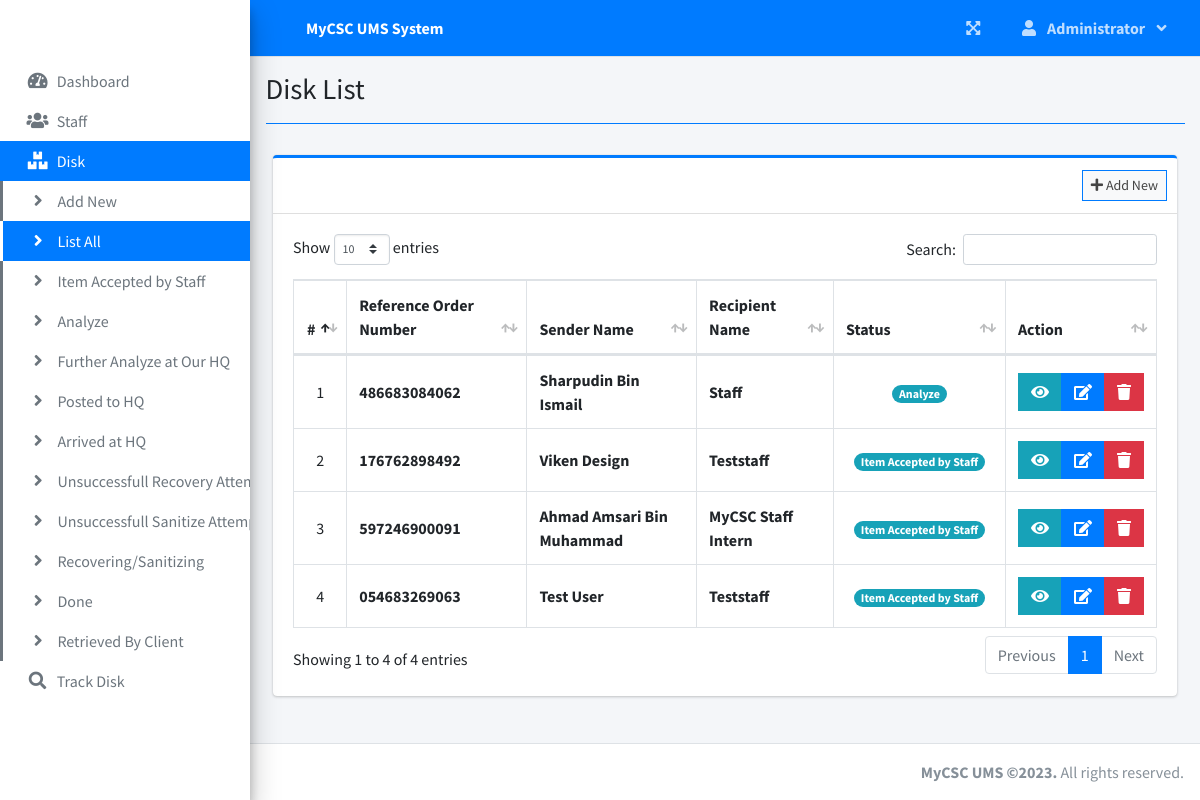
The page /indexmin.php?page=disk_list (signed in) on the database its author committed.
### tables this page shows
CREATE TABLE `disk` (
  `id` int(30) NOT NULL,
  `reference_number` varchar(100) NOT NULL,
  `sender_name` text NOT NULL,
  `sender_email` varchar(120) NOT NULL,
  `sender_ic` text NOT NULL,
  `sender_contact` text NOT NULL,
  `recipient_name` text NOT NULL,
  `recipient_email` varchar(120) NOT NULL,
  `recipient_contact` text NOT NULL,
  `type` int(1) NOT NULL COMMENT '1 = Recovery, 2=Sanitizzation',
  `from_branch_id` varchar(30) NOT NULL,
  `to_branch_id` varchar(30) NOT NULL,
  `hardware` varchar(100) NOT NULL,
  `serial` varchar(100) NOT NULL,
  `model` varchar(100) NOT NULL,
  `storage` varchar(100) NOT NULL,
  `price` float NOT NULL,
  `status` int(2) NOT NULL DEFAULT 0,
  `date_created` datetime NOT NULL DEFAULT current_timestamp()
);

### disk_list.php (the view, shortened to what this page needs)
<?php include'db_connect.php' ?>
<div class="col-lg-12">
	<div class="card card-outline card-primary">
		<div class="card-header">
			<div class="card-tools">
				<a class="btn btn-block btn-sm btn-default btn-flat border-primary " href="./indexmin.php?page=new_disk"><i class="fa fa-plus"></i> Add New</a>
			</div>
		</div>
		<div class="card-body">
			<table class="table tabe-hover table-bordered" id="list">
				<!-- <colgroup>
					<col width="5%">
					<col width="15%">
					<col width="25%">
					<col width="25%">
					<col width="15%">
				</colgroup> -->
				<thead>
					<tr>
						<th class="text-center">#</th>
						<th>Reference Order Number</th>
						<th>Sender Name</th>
						<th>Recipient Name</th>
						<th>Status</th>
						<th>Action</th>
					</tr>
				</thead>
				<tbody>
					<?php
					$i = 1;
					$where = "";
					$qry = $conn->query("SELECT * from disk $where order by  unix_timestamp(date_created) desc ");
					while($row= $qry->fetch_assoc()):
					?>
					<tr>
						<td class="text-center"><?php echo $i++ ?></td>
						<td><b><?php echo ($row['reference_number']) ?></b></td>
						<td><b><?php echo ucwords($row['sender_name']) ?></b></td>
						<td><b><?php echo ucwords($row['recipient_name']) ?></b></td>
						<td class="text-center">
							<?php
							switch ($row['status']) {
								case '1':
									echo "<span class='badge badge-pill badge-info'> Analyze</span>";
									break;
								default:
									echo "<span class='badge badge-pill badge-info'> Item Accepted by Staff</span>";
									break;
							}
							?>
						</td>
						<td class="text-center">
		                    <div class="btn-group">
		                    	<button type="button" class="btn btn-info btn-flat view_disk" data-id="<?php echo $row['id'] ?>">
		                          <i class="fas fa-eye"></i>
		                        </button>
		                        <a href="indexmin.php?page=edit_disk&id=<?php echo $row['id'] ?>" class="btn btn-primary btn-flat ">
		                          <i class="fas fa-edit"></i>
		                        </a>
		                        <button type="button" class="btn btn-danger btn-flat delete_disk" data-id="<?php echo $row['id'] ?>">
		                          <i class="fas fa-trash"></i>
		                        </button>
	                      </div>
						</td>
					</tr>
				<?php endwhile; ?>
				</tbody>
			</table>
		</div>
	</div>
</div>

### indexmin.php (shortened to what this page needs)
<!DOCTYPE html>
<html lang="en">
<?php
	include 'header.php'
?>
<body class="hold-transition sidebar-mini layout-fixed layout-navbar-fixed layout-footer-fixed">
<div class="wrapper">
  <?php include 'topbar.php' ?>
  <?php include 'sidebar.php' ?>
  <div class="content-wrapper">
    <div class="content-header">
      <div class="container-fluid">
        <div class="row mb-2">
          <div class="col-sm-6">
            <h1 class="m-0"><?php echo $title ?></h1>
          </div>
        </div>
            <hr class="border-primary">
      </div>
    </div>
    <section class="content">
      <div class="container-fluid">
         <?php
            $page = isset($_GET['page']) ? $_GET['page'] : 'home';
            if(!file_exists($page.".php")){
                include '404.html';
            }else{
            include $page.'.php';
            }
          ?>
      </div>
    </section>
  </div>
  <footer class="main-footer">
    <div class="float-right d-none d-sm-inline-block">
	<strong>MyCSC UMS &copy;<script>document.write(new Date().getFullYear());</script>.</strong>
    All rights reserved.
    </div>
  </footer>
</div>
</body>
</html>

### header.php (shortened to what this page needs)
<head>
  <?php
  $title = isset($_GET['page']) ? ucwords(str_replace("_", ' ', $_GET['page'])) : "Home";
  $title = str_replace("Persons Companies","Persons/Companies",$title);
  ?>
  <link rel="stylesheet" href="assets/plugins/fontawesome-free/css/all.min.css">
  <link rel="stylesheet" href="assets/plugins/overlayScrollbars/css/OverlayScrollbars.min.css">
  <link rel="stylesheet" href="assets/plugins/datatables-bs4/css/dataTables.bootstrap4.min.css">
  <link rel="stylesheet" href="assets/plugins/datatables-responsive/css/responsive.bootstrap4.min.css">
  <link rel="stylesheet" href="assets/plugins/datatables-buttons/css/buttons.bootstrap4.min.css">
  <link rel="stylesheet" href="assets/plugins/select2/css/select2.min.css">
  <link rel="stylesheet" href="assets/plugins/select2-bootstrap4-theme/select2-bootstrap4.min.css">
  <link rel="stylesheet" href="assets/plugins/sweetalert2-theme-bootstrap-4/bootstrap-4.min.css">
  <link rel="stylesheet" href="assets/plugins/toastr/toastr.min.css">
  <link rel="stylesheet" href="assets/plugins/dropzone/min/dropzone.min.css">
  <link rel="stylesheet" href="assets/dist/css/jquery.datetimepicker.min.css">
  <link rel="stylesheet" href="assets/plugins/icheck-bootstrap/icheck-bootstrap.min.css">
  <link rel="stylesheet" href="assets/plugins/bootstrap4-toggle/css/bootstrap4-toggle.min.css">
  <link rel="stylesheet" href="assets/dist/css/adminlte.min.css">
  <link rel="stylesheet" href="assets/dist/css/styles.css">
  <link rel="stylesheet" href="assets/plugins/summernote/summernote-bs4.min.css">
</head>

### topbar.php (shortened to what this page needs)
<nav class="main-header navbar navbar-expand navbar-primary navbar-dark ">
  <ul class="navbar-nav">
    <?php if(isset($_SESSION['login_id'])): ?>
    <li class="nav-item">
      <a class="nav-link" data-widget="pushmenu" href="" role="button"><i></i></a>
    </li>
  <?php endif; ?>
    <li>
      <a class="nav-link text-white"  href="./indexmin.php" role="button"> <large><b><?php echo $_SESSION['system']['name'] ?></b></large></a>
    </li>
  </ul>
  <ul class="navbar-nav ml-auto">
    <li class="nav-item">
      <a class="nav-link" data-widget="fullscreen" href="#" role="button">
        <i class="fas fa-expand-arrows-alt"></i>
      </a>
    </li>
   <li class="nav-item dropdown">
          <a class="nav-link"  data-toggle="dropdown" aria-expanded="true" href="javascript:void(0)">
            <span>
              <div class="d-felx badge-pill">
                <span class="fa fa-user mr-2"></span>
                <span><b><?php echo ucwords($_SESSION['login_firstname']) ?></b></span>
                <span class="fa fa-angle-down ml-2"></span>
              </div>
            </span>
          </a>
    </li>
  </ul>
</nav>

### sidebar.php (shortened to what this page needs)
<aside class="main-sidebar sidebar-white-primary elevation-4">
  <div class="dropdown">
 	<a href="./indexmin.php" class="brand-link">
      <?php if($_SESSION['login_type'] == 1): ?>
      <h3 class="text-center p-0 m-0"><b>ADMIN</b></h3>
      <?php else: ?>
      <h3 class="text-center p-0 m-0"><b>STAFF</b></h3>
      <?php endif; ?>
  </a>
  </div>
  <div class="sidebar pb-4 mb-4">
    <nav class="mt-2">
      <ul class="nav nav-pills nav-sidebar flex-column nav-flat" data-widget="treeview" role="menu" data-accordion="false">
        <li class="nav-item dropdown">
          <a href="./indexmin.php" class="nav-link nav-home">
            <i class="nav-icon fas fa-tachometer-alt"></i>
            <p>
              Dashboard
            </p>
          </a>
        </li>
        <?php if($_SESSION['login_type'] == 1): ?>
        <li class="nav-item">
          <a href="#" class="nav-link nav-edit_staff">
            <i class="nav-icon fas fa-users"></i>
            <p>
              Staff
            </p>
          </a>
        </li>
      <?php endif; ?>
        <li class="nav-item">
          <a href="#" class="nav-link nav-edit_disk">
            <i class="nav-icon fas fa-boxes"></i>
            <p>
              Disk
            </p>
          </a>
          <ul class="nav nav-treeview">
            <li class="nav-item">
              <a href="./indexmin.php?page=new_disk" class="nav-link nav-new_disk tree-item">
                <i class="fas fa-angle-right nav-icon"></i>
                <p>Add New</p>
              </a>
            </li>
            <li class="nav-item">
              <a href="./indexmin.php?page=disk_list" class="nav-link nav-disk_list nav-sall tree-item">
                <i class="fas fa-angle-right nav-icon"></i>
                <p>List All</p>
              </a>
            </li>
            <?php
            $status_arr = array("Item Accepted by Staff","Analyze","Further Analyze at Our HQ","Posted to HQ","Arrived at HQ","Unsuccessfull Recovery Attempt","Unsuccessfull Sanitize Attempt","Recovering/Sanitizing","Done","Retrieved By Client");
            foreach($status_arr as $k =>$v):
            ?>
            <li class="nav-item">
              <a href="./indexmin.php?page=disk_list&s=<?php echo $k ?>" class="nav-link nav-disk_list_<?php echo $k ?> tree-item">
                <i class="fas fa-angle-right nav-icon"></i>
                <p><?php echo $v ?></p>
              </a>
            </li>
          <?php endforeach; ?>
          </ul>
        </li>
         <li class="nav-item dropdown">
          <a href="./indexmin.php?page=track" class="nav-link nav-track">
            <i class="nav-icon fas fa-search"></i>
            <p>
              Track Disk
            </p>
          </a>
        </li>
      </ul>
    </nav>
  </div>
</aside>

### disk_list.php (style rules this page uses)
table td { vertical-align: middle !important; }

### rows shown on the page
disk: reference_number "486683084062", sender_name "Sharpudin Bin Ismail", recipient_name "Staff", status "Analyze"
disk: reference_number "176762898492", sender_name "Viken Design", recipient_name "Teststaff", status "Item Accepted by Staff"
disk: reference_number "597246900091", sender_name "Ahmad Amsari Bin Muhammad", recipient_name "MyCSC Staff Intern", status "Item Accepted by Staff"
disk: reference_number "054683269063", sender_name "Test User", recipient_name "Teststaff", status "Item Accepted by Staff"

### other values the page prints
$_SESSION['system']['name'] "MyCSC UMS System"
$_SESSION['login_firstname'] "Administrator"
$v "Item Accepted by Staff"
$v "Analyze"
$v "Further Analyze at Our HQ"
$v "Posted to HQ"
$v "Arrived at HQ"
$v "Unsuccessfull Recovery…"
$v "Unsuccessfull Sanitize…"
$v "Recovering/Sanitizing"
$v "Done"
$v "Retrieved By Client"
$title "Disk List"
